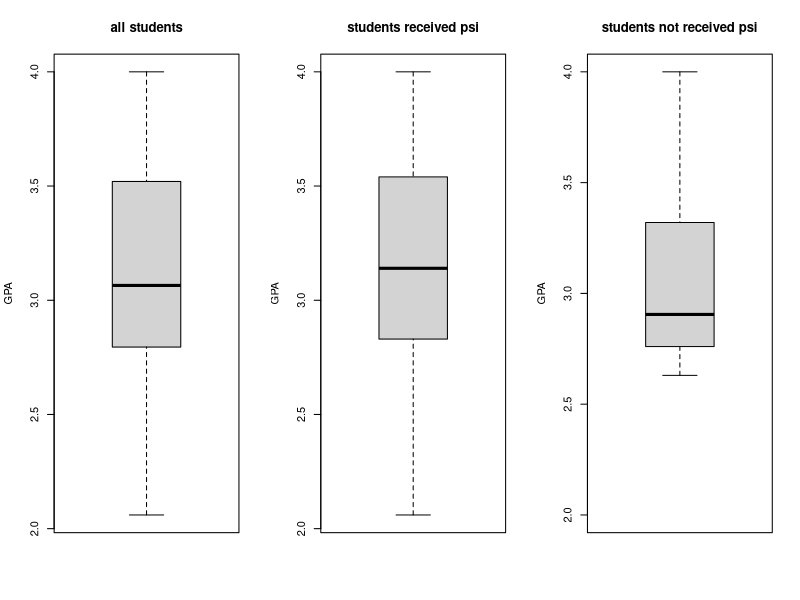
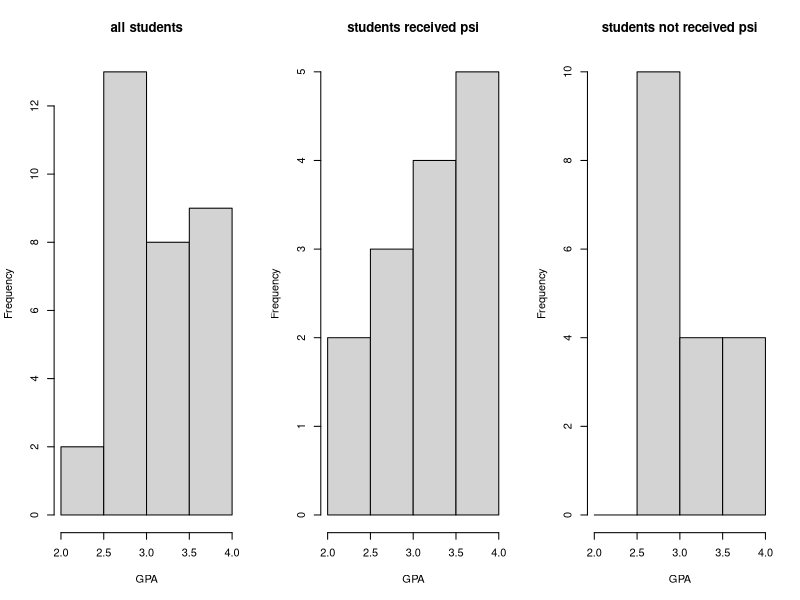
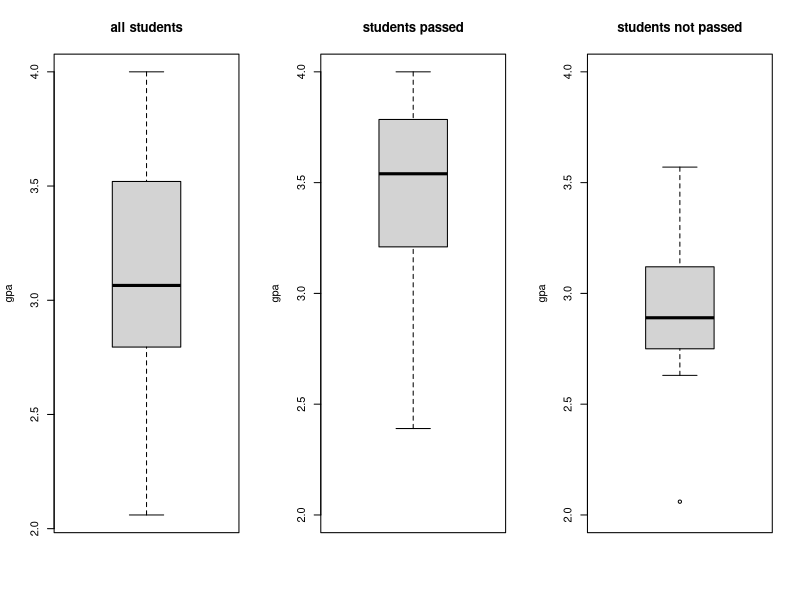
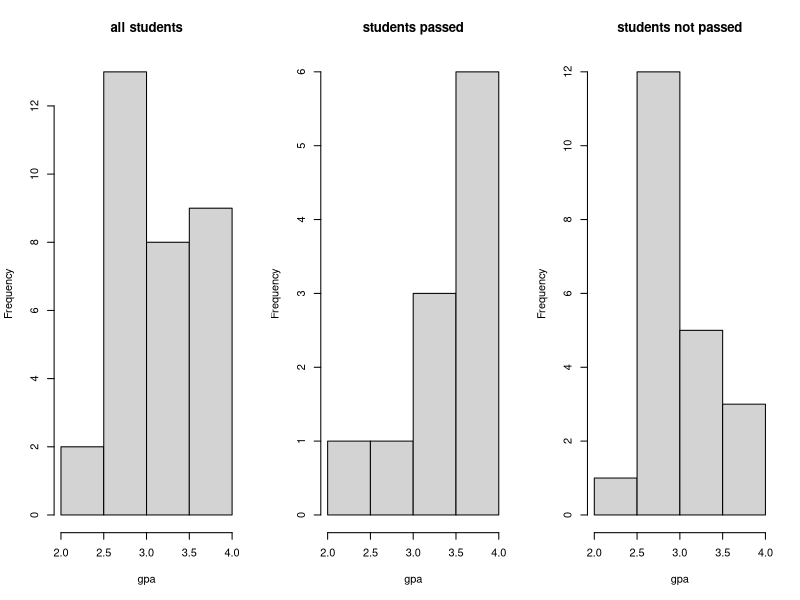
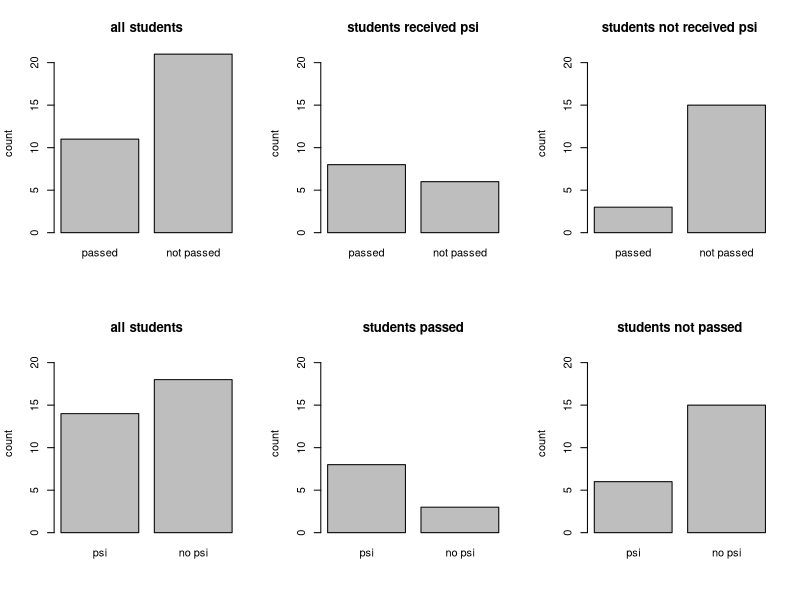
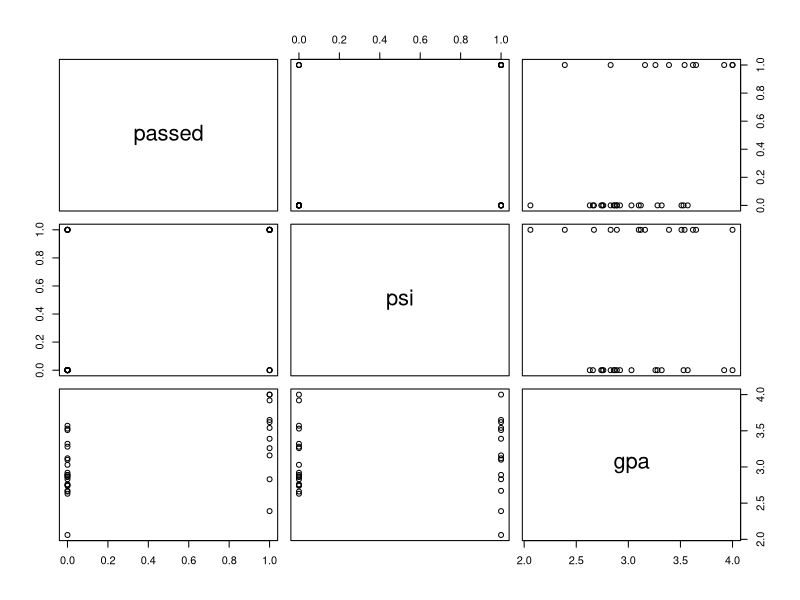

These charts were generated, in order, by the following R code:
## ---- chunk 1
knitr::opts_chunk$set(echo = TRUE)
## ---- chunk 2
data = read.table("psi.txt", header = TRUE);
data_psi = subset(data, psi == 1)
data_no_psi = subset(data, psi == 0)
par(mfrow=c(1,3))
boxplot(data$gpa,ylab="GPA",main="all students")
boxplot(data_psi$gpa,ylab="GPA",main="students received psi")
boxplot(data_no_psi$gpa,ylab="GPA",main="students not received psi",ylim=c(2.0,4.0))
hist(data$gpa,xlab="GPA",main="all students")
hist(data_psi$gpa,xlab="GPA",main="students received psi")
hist(data_no_psi$gpa,xlab="GPA",main="students not received psi", breaks = c(2.0,2.5,3.0,3.5,4.0))
## ---- chunk 3
data_passed = subset(data, passed == 1)
data_not_passed = subset(data, passed == 0)
par(mfrow=c(1,3))
boxplot(data$gpa,ylab="gpa",main="all students")
boxplot(data_passed$gpa,ylab="gpa",main="students passed",ylim=c(2.0,4.0))
boxplot(data_not_passed$gpa,ylab="gpa",main="students not passed",ylim=c(2.0,4.0))
hist(data$gpa,xlab="gpa",main="all students")
hist(data_passed$gpa,xlab="gpa",main="students passed")
hist(data_not_passed$gpa,xlab="gpa",main="students not passed", breaks = c(2.0,2.5,3.0,3.5,4.0))
## ---- chunk 4
tot=xtabs(~passed+psi, data=data)
tot


par(mfrow=c(2,3))
barplot(c(nrow(data_passed),nrow(data_not_passed)),ylim=c(0,21),main="all students",ylab="count",names.arg=c("passed","not passed"))
barplot(c( nrow(subset(data_psi, passed == 1)),nrow(subset(data_psi,passed == 0))),ylim=c(0,21),main="students received psi",ylab="count",names.arg=c("passed","not passed"))
barplot(c( nrow(subset(data_no_psi, passed == 1)),nrow(subset(data_no_psi,passed == 0))),ylim=c(0,21),main="students not received psi",ylab="count",names.arg=c("passed","not passed"))
barplot(c(nrow(data_psi),nrow(data_no_psi)),ylim=c(0,21),main="all students",ylab="count",names.arg=c("psi","no psi"))
barplot(c( nrow(subset(data_passed, psi == 1)),nrow(subset(data_passed,psi == 0))),ylim=c(0,21),main="students passed",ylab="count",names.arg=c("psi","no psi"))
barplot(c( nrow(subset(data_not_passed, psi == 1)),nrow(subset(data_not_passed,psi == 0))),ylim=c(0,21),main="students not passed",ylab="count",names.arg=c("psi","no psi"))
## ---- chunk 5
plot(data)
## ---- chunk 6
#model <- glm(psi~passed+gpa,data=data,family=binomial)
#summary(model)
## ---- chunk 7
data$passed = factor(data$passed)
data$psi = factor(data$psi)
model <- glm(passed~gpa+psi,data=data,family=binomial)
drop1(model,test="Chisq")
summary(model)
## ---- chunk 8
students_gpa_3 = subset(data, gpa >= 3 & gpa < 4)
gpa_3_psi = subset(students_gpa_3, psi == 1)
gpa_3_psi_pass = subset(gpa_3_psi, passed == 1)
gpa_3_no_psi = subset(students_gpa_3, psi == 0)
gpa_3_no_psi_pass = subset(gpa_3_no_psi, passed == 1)
#p1 = nrow(gpa_3_psi_pass)/nrow(gpa_3_psi); p1
#p2 = nrow(gpa_3_no_psi_pass)/nrow(gpa_3_no_psi); p2
## ---- chunk 9
psi = subset(data, psi == 1)
psi_pass = subset(psi, passed == 1)
no_psi = subset(data, psi == 0)
no_psi_pass = subset(no_psi, passed == 1)
#p1 = nrow(psi_pass)/nrow(psi); p1
#p2 = nrow(no_psi_pass)/nrow(no_psi); p2
#o1 = p1 / (1 - p1); o1
#o2 = p2 / (1 - p2); o2
#rco = (o1 - o2) / o2 * 100; rco
## ---- chunk 10
x=matrix(c(3,15,8,6),2,2); x
fisher.test(x)
